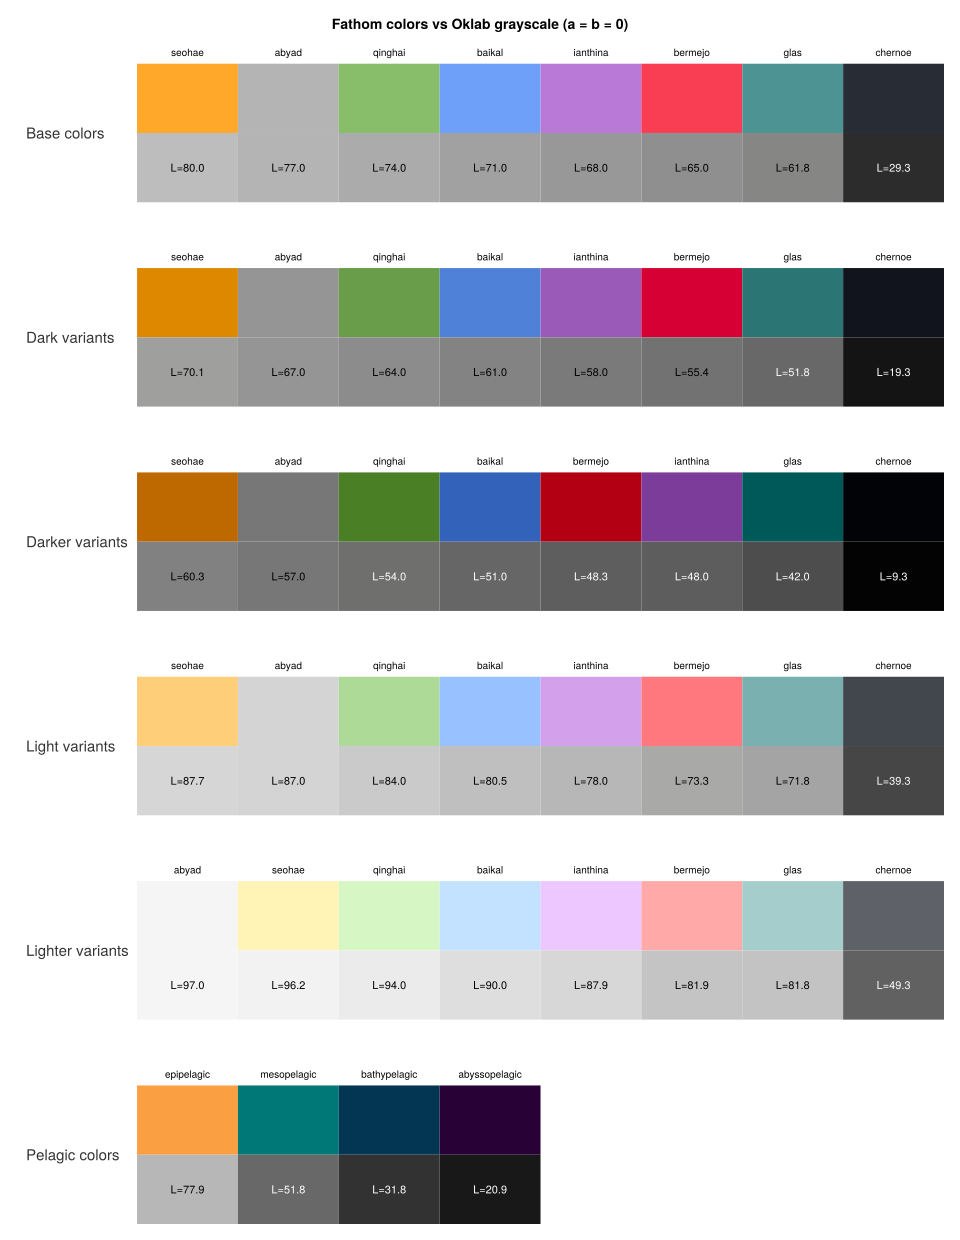

Recreate this plot in Julia.
#! /bin/bash
# -*- mode: julia -*-
#=
exec julia -t auto --startup-file=no --color=yes "${BASH_SOURCE[0]}" "$@"
=#
using Fathom, Test, CairoMakie
import CairoMakie.RGB
using CairoMakie.Colors: Oklab

oklab_l(c) = 100 * convert(Oklab, convert(RGB, c)).l

base_colors = sort(collect(pairs(Fathom.BASE_COLORS)); by = p -> oklab_l(p[2]), rev = true)
dark_colors = sort(collect(pairs(Fathom.DARK_COLORS)); by = p -> oklab_l(p[2]), rev = true)
light_colors = sort(
    collect(pairs(Fathom.LIGHT_COLORS)); by = p -> oklab_l(p[2]),
    rev = true
)

lighter_colors = sort(
    collect(pairs(Fathom.LIGHTER_COLORS)); by = p -> oklab_l(p[2]),
    rev = true
)
darker_colors = sort(
    collect(pairs(Fathom.DARKER_COLORS)); by = p -> oklab_l(p[2]),
    rev = true
)
pelagic_colors = sort(
    collect(pairs(Fathom.PELAGIC_COLORS)); by = p -> oklab_l(p[2]),
    rev = true
)

grouped_colors = [
    ("Base colors", base_colors),
    ("Dark variants", dark_colors),
    ("Darker variants", darker_colors),
    ("Light variants", light_colors),
    ("Lighter variants", lighter_colors),
    ("Pelagic colors", pelagic_colors),
]

ncols = maximum(length(group[2]) for group in grouped_colors)
nrows = length(grouped_colors)
row_height = 2.0
row_gap = 0.95
total_height = nrows * row_height + (nrows - 1) * row_gap

f = Figure(size = (120 * ncols, round(Int, 200 * nrows + 40)))
ax = Axis(
    f[1, 1],
    title = "Fathom colors vs Oklab grayscale (a = b = 0)",
    limits = ((-1.2, ncols), (0, total_height + 0.4))
)
hidedecorations!(ax)
hidespines!(ax)

for (row_idx, (group_name, colorset)) in enumerate(grouped_colors)
    y0 = total_height - row_idx * row_height - (row_idx - 1) * row_gap

    text!(
        ax, -1.1, y0 + 1.0, text = group_name,
        align = (:left, :center), fontsize = 15, color = :gray20
    )

    for (col_idx, (name, c)) in enumerate(colorset)
        oc = convert(Oklab, convert(RGB, c))
        l = 100 * oc.l
        gray = convert(RGB, Oklab(oc.l, 0.0, 0.0))

        x0 = col_idx - 1
        poly!(ax, Rect2f(x0, y0 + 1.0, 1.0, 1.0), color = c, strokecolor = :transparent)
        poly!(ax, Rect2f(x0, y0, 1.0, 1.0), color = gray, strokecolor = :transparent)

        ltxt = "L=$(round(l, digits = 1))"
        txtcolor = l > 55 ? :black : :white
        text!(
            ax, x0 + 0.5, y0 + 0.5, text = ltxt, color = txtcolor,
            align = (:center, :center), fontsize = 11
        )
        text!(
            ax, x0 + 0.5, y0 + 2.08, text = String(name),
            align = (:center, :bottom), fontsize = 10
        )
    end
end

@test_nowarn save("./swatches.svg", f)
